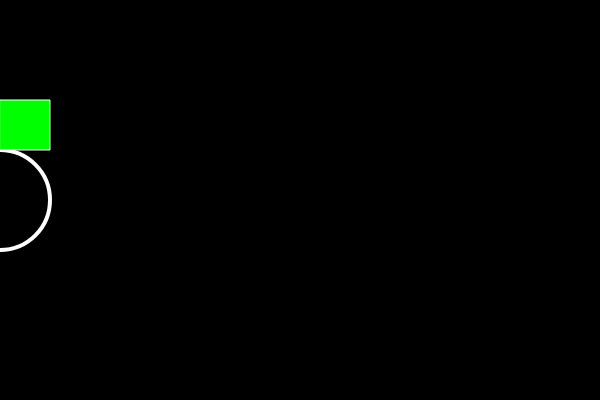
Frame 1 (no input)
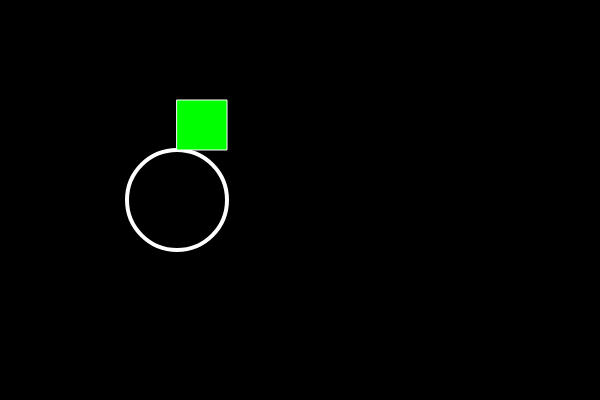
Frame 60 (no input)
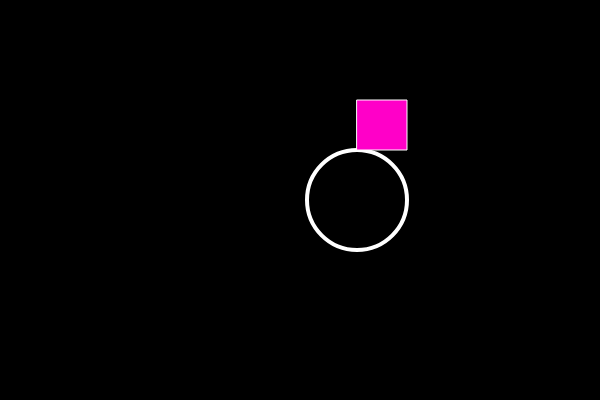
Frame 120 (the mouse pressed at the canvas centre since frame 60)

The p5.js sketch that drew these frames (run headless with seeded random() and noise() and a simulated clock; from frame 60 on, the mouse is pressed at the canvas centre):

// p5.js sketch
// ── sketch.js
var x = 0;
var speed = 3;

function setup(){
	createCanvas(600, 400);
}

function draw(){
	background(0);
	stroke(255);
	strokeWeight(4);
	noFill();
	ellipse(x, 200, 100, 100);

	if (x > width || x < 0){
		speed = speed * -1;
	}

	if (mouseX > 50 && mouseY < 300){
		fill(255, 0, 200);
	} else {
		fill(0, 255, 0);
	}
		stroke(255);
		strokeWeight(1);
		rect(x, 100, 50, 50);

x = x + speed;







}
